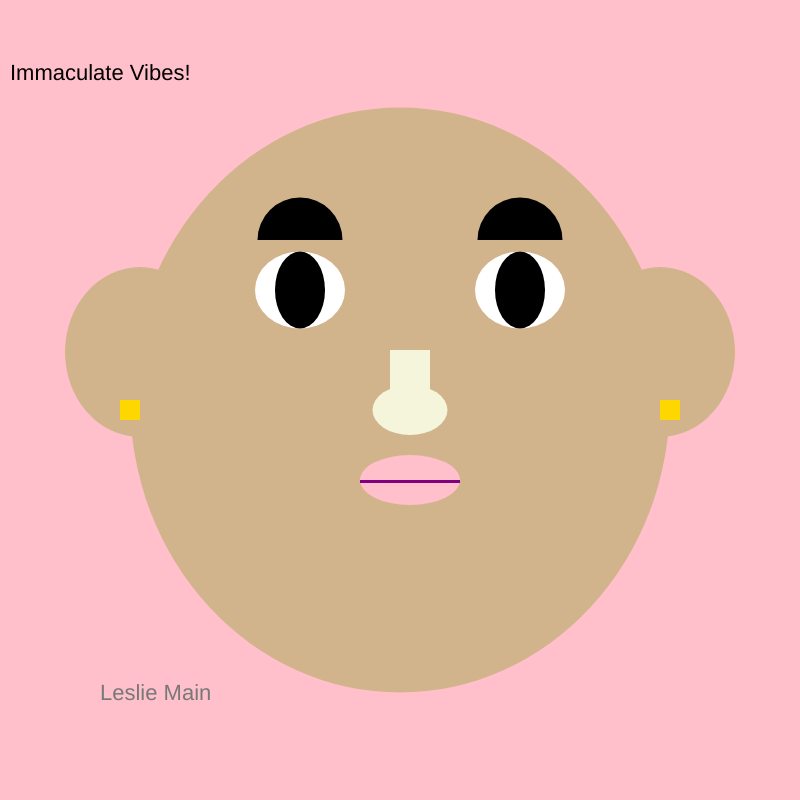
Frame 1 (no input)
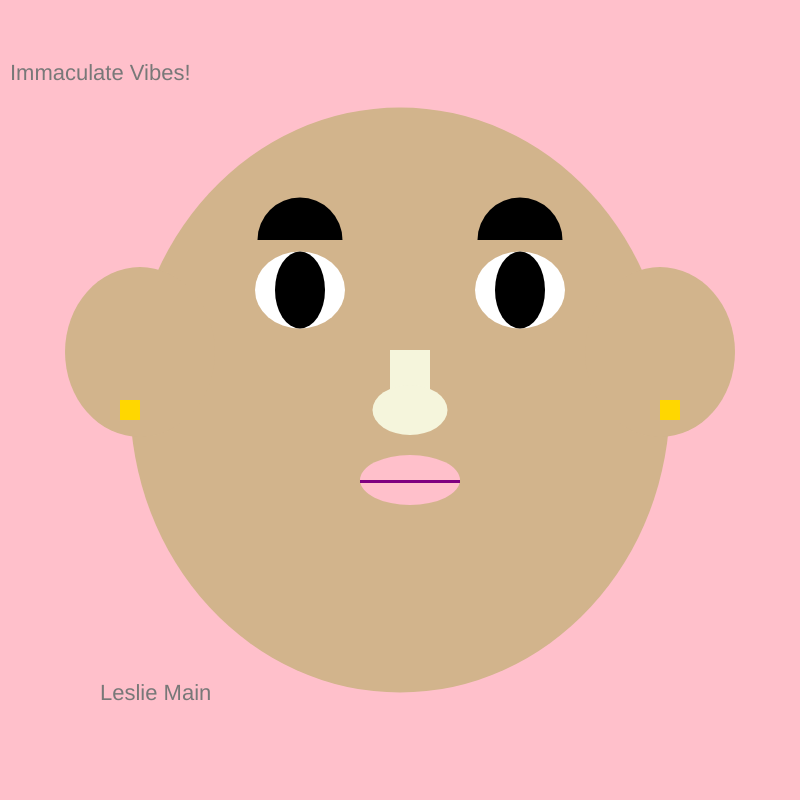
Frame 60 (no input)
Frame 120 (the mouse pressed at the canvas centre since frame 60): identical to frame 60, image omitted

The p5.js sketch that drew these frames (run headless with seeded random() and noise() and a simulated clock; from frame 60 on, the mouse is pressed at the canvas centre):

// p5.js sketch
// ── sketch.js
function setup()
{
    createCanvas(800, 800);
}

function draw() { 
  background("pink");
  textSize(22)
    text("Immaculate Vibes!", 10,80);
  noStroke();
  fill("#D2B48C");
  ellipse(400,400,540,585);
  
  //eyes
  fill("white");
  ellipse(300,290,90,77);
  ellipse(520,290,90,77);
  
  fill("black");
  ellipse(520,290,50,77);
  ellipse(300,290,50,77);
 
  //eyebrows
  fill("black");
  arc(300, 240, 85, 85, PI, 0)
  arc(520, 240, 85, 85, PI, 0)
  
  
  //mouth
  fill("pink");
  ellipse(410,480,100,50);
  
  fill("purple")
  rect(360,480,100,3);
  
  //ears
  fill("#D2B48C");
  ellipse(140,352,150,170);
  ellipse(660,352,150,170);
  
  fill("gold");  
  rect(120,400,20,20);
  rect(660,400,20,20);
  
  //nose
  fill("beige")
  rect(390,350,40,70)
  ellipse(410,410,75,50);
   
  
  fill(120);
    textSize(22);
    text("Leslie Main",100,700 );
}
